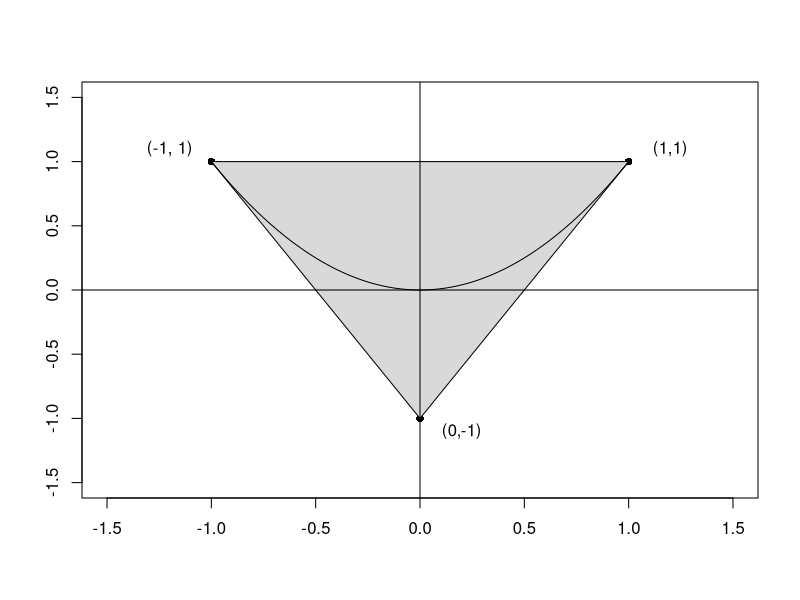

Here is the R script that generated this plot:
x = c(-1, 0, 1)
y = c(1, -1, 1)

z = seq(-1, 1, length.out=100)
z2 = z^2

pdf("triangle.pdf")
plot(x, y, 
	pch=16,
	xlim=c(-1.5, 1.5),
	ylim=c(-1.5, 1.5),
	xlab="",
	ylab="")
polygon(x, y, col="grey85")
text(0.2, -1.1, "(0,-1)")
text(1.2, 1.1, "(1,1)")
text(-1.2, 1.1, "(-1, 1)")
lines(z, z2)
abline(h=0)
abline(v=0)
dev.off()